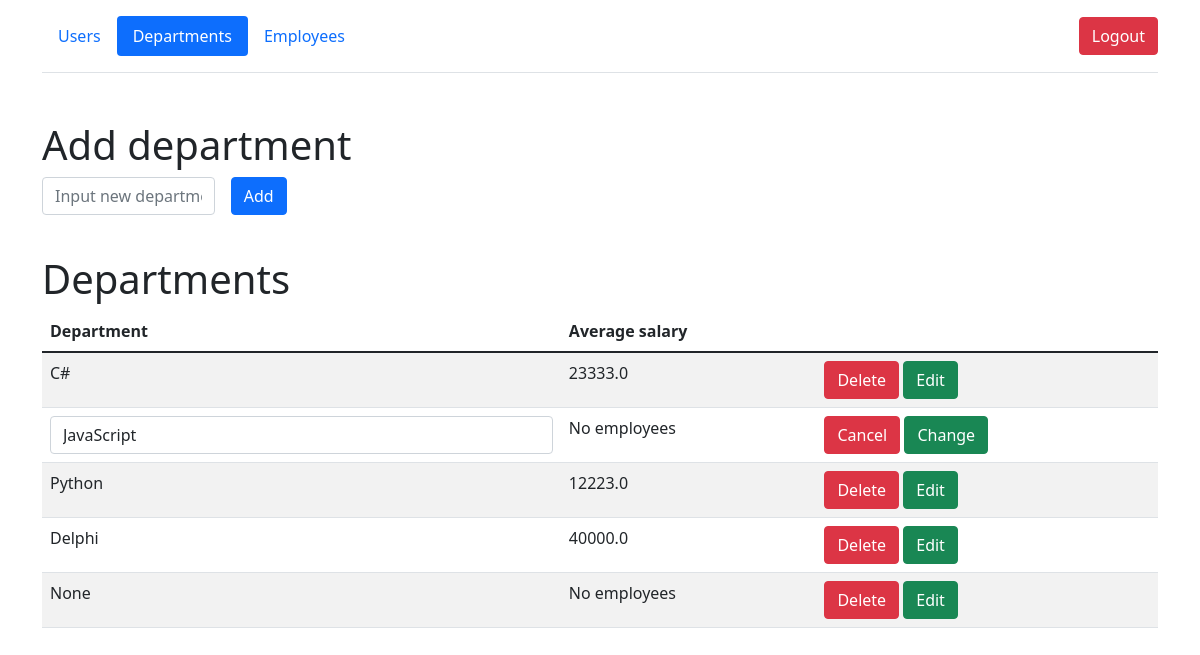
/departments/2/edit (signed in), run on the app's committed database.
### models/departments.py (models this page shows, shortened)
class Departments(db.Model):
    __table_args__ = {'extend_existing': True}
    id = db.Column(db.Integer, primary_key=True)
    department = db.Column(db.String(50), nullable=False)

### views/views_departments.py (the view)
@api_departments.route('/departments/<int:id>/edit', methods=['GET', 'POST'])
@login_required
def edit_dnt(id):
    if session.get('user') and session.get('user')[0] == ADMIN:
        departments = Departments.query.all()
        employees = Employees.query.all()
        dnt_salary = avg_salaries(departments, employees)
        department = request.form.get('new_department')
        if Departments.query.get(id):
            if request.method == 'POST':
                data = f'?login={session["user"][0]}&password={session["user"][1]}' \
                       f'&id={id}&department={urllib.parse.quote(department)}&page=True'
                return redirect('/api/departments/edit' + data)
            return render_template('departments.html', id=id, departments=departments, dnt_salary=dnt_salary)
        return redirect('/departments')

### migrations/migrations_funcs.py (called while the page is built)
def avg_salaries(departments, employees):
    dnt_salary = {}
    for dnt in departments:
        dnt_salary[dnt.department] = []
    for emp in employees:
        for dnt in departments:
            if emp.department == dnt.department:
                dnt_salary[dnt.department].append(emp.salary)
    for dnt_name in dnt_salary:
        avg_salary = None
        if dnt_salary[dnt_name]:
            avg_salary = 0
            for salary in dnt_salary[dnt_name]:
                avg_salary += salary
            avg_salary /= len(dnt_salary[dnt_name])
            dnt_salary[dnt_name] = round(avg_salary, 3)
        else:
            avg_salary = 'No employees'
            dnt_salary[dnt_name] = avg_salary
    return dnt_salary

### views/views_departments.py (called while the page is built)
@api_departments.before_request
def check_session():
    if session.get('user'):
        users = User.query.filter_by(login=session.get('user')[0]).all()
        login_user(users[0])
        session.permanent = False
    else:
        return redirect('/')

### templates/departments.html (shortened to what this page needs)
{% extends 'base.html' %}
{% block body %}
<div class="container">
        <header class="d-flex flex-wrap align-items-center justify-content-center justify-content-md-between py-3 mb-4 border-bottom">
          <ul class="nav nav-pills">
              <li class="nav-item"><a href="/users" class="nav-link">Users</a></li>
            <li class="nav-item"><a href="/departments" class="nav-link active">Departments</a></li>
            <li class="nav-item"><a href="/employees" class="nav-link">Employees</a></li>
          </ul>
            <div class="col-md-3 text-end">
                <a href="/logout">
                    <button type="button" class="btn btn-danger">Logout</button>
                </a>
              </div>
        </header>
</div>
    <div class="container mt-5">
        <h1>Add department</h1>
        <form method="post" class="row g-3 needs-validation">
            <div class="col-md-2">
                <input type="text" name="department" id="department" class="form-control" placeholder="Input new department">
            </div>
            <div class="col-md-2">
                <button class="btn btn-primary" type="submit">Add</button>
            </div>
            <div>
                <br>
            </div>
        </form>
        <h1>Departments</h1>
        <table id="data" class="table table-striped">
            <thead>
              <tr>
                <th>Department</th>
                  <th>Average salary</th>
                  <th></th>
              </tr>
            </thead>
            <tbody>
              {% for dnt in departments %}
                <tr>
                        {% if dnt.id == id %}
                     <form method="post" class="row g-3 needs-validation" novalidate>
                            <td>
                                <input type="text" name="new_department" class="form-control" value="{{ dnt.department }}">
                            </td>
                            <td>{% for dnt_name in dnt_salary %}
                              {% if dnt.department == dnt_name %}
                                {{ dnt_salary[dnt_name] }}
                              {% endif %}
                              {% endfor %}
                          </td>
                            <td>
                                <a href="/departments" class="btn btn-danger">Cancel</a>
                                <button class="btn btn-success" type="submit">Change</button>
                            </td>
                     </form>
                        {% else %}
                    <td>
                      {{ dnt.department }}
                    </td>
                  <td>{% for dnt_name in dnt_salary %}
                      {% if dnt.department == dnt_name %}
                        {{ dnt_salary[dnt_name] }}
                      {% endif %}
                      {% endfor %}
                  </td>
                     <td>
                         <a href="/departments/{{ dnt.id }}/del" class="btn btn-danger">Delete</a>
                        <a href="/departments/{{ dnt.id }}/edit" class="btn btn-success">Edit</a>
                    </td>
                    {% endif %}
                </tr>
              {% endfor %}
            </tbody>
  </table>
    </div>
{% endblock %}

### data on the page
Departments: department "C#", department "23333.0"
Departments: new_department "JavaScript", department "No employees"
Departments: department "Python", department "12223.0"
Departments: department "Delphi", department "40000.0"
Departments: department "None", department "No employees"
